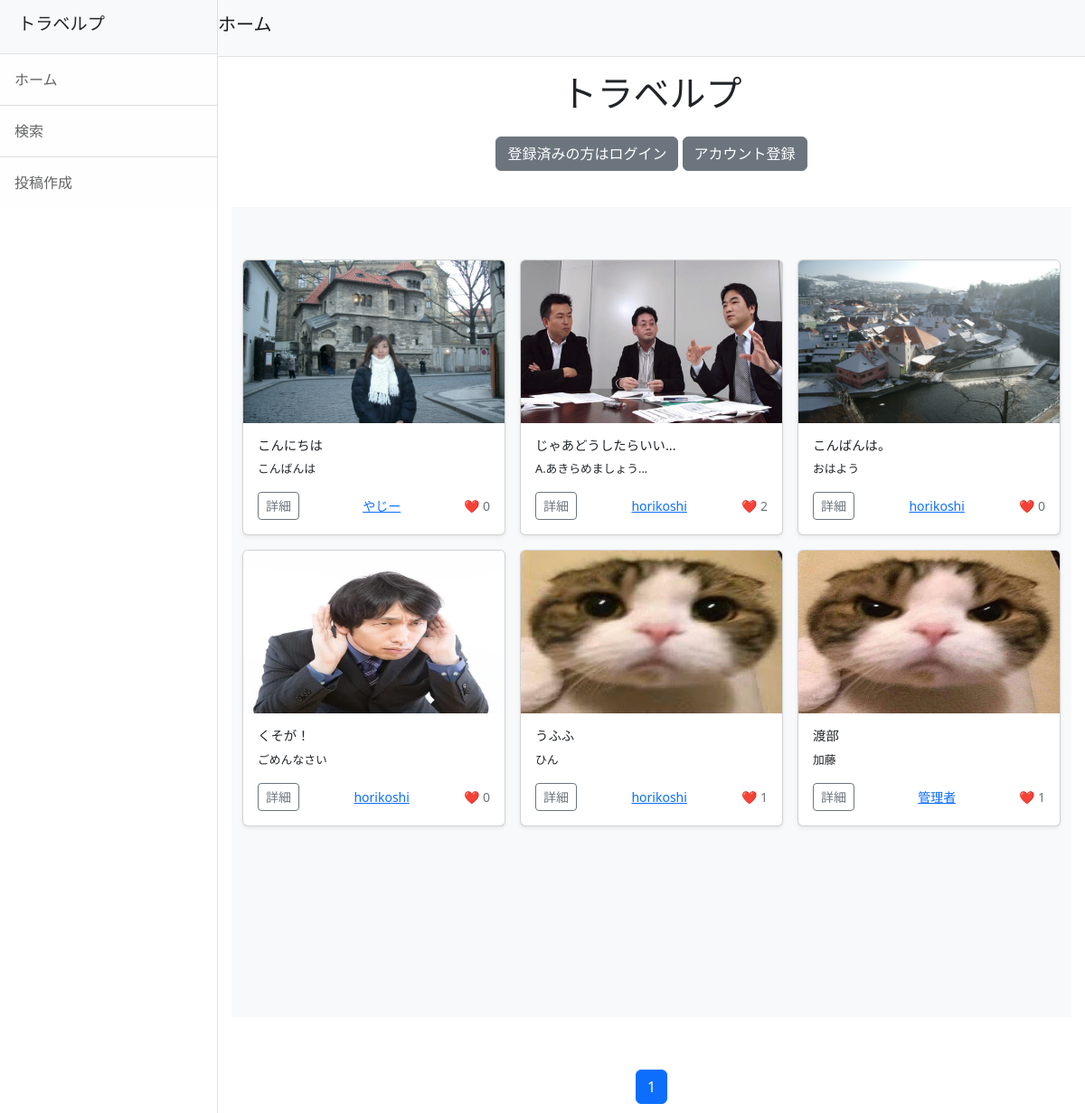
The page / on the database its author committed.
### travelp/models.py (models this page shows, shortened)
class Post(models.Model):
    user = models.ForeignKey(CustomUser, on_delete=models.SET_NULL, null=True, blank=True)
    title = models.CharField(max_length=200)
    comment = models.TextField()
    created_at = models.DateTimeField(auto_now_add=True)
    caption = models.TextField(verbose_name='場所', blank=True)
    fundraising = models.BooleanField(default=False)
    latitude = models.DecimalField(max_digits=15, decimal_places=11, null=True, blank=True)  # 緯度
    longitude = models.DecimalField(max_digits=15, decimal_places=11, null=True, blank=True)  # 経度
    def like_count(self):
        return self.likes.count()  # 投稿に対する「いいね」の数を返す

class PostImage(models.Model):
    post = models.ForeignKey(Post, related_name='images', on_delete=models.CASCADE)
    image = models.ImageField(upload_to='photos')

### accounts/models.py (models this page shows, shortened)
class CustomUser(AbstractUser):
    pass
    nickname = models.CharField(max_length=150, blank=True, null=True)
    profile_image = models.ImageField(upload_to='profile_images/', null=True, blank=True)
    profile_description = models.TextField(null=True, blank=True)

### travelp/views.py (the view)
# urls.py: path('', views.IndexView.as_view(), name='index'),
class IndexView(ListView):
    template_name = 'index.html'
    queryset = Post.objects.order_by('-created_at')
    paginate_by = 6
    from django.shortcuts import render

### travelp/templates/index.html (shortened to what this page needs)
{% extends 'base.html' %}
{% block content %}
<div style="text-align: center;">
    {% include "posts_title.html" %}
</div>
{% include "posts_list.html" %}
{% endblock %}

### travelp/templates/base.html (shortened to what this page needs)
{% load static %}
<!DOCTYPE html>
<html lang="ja">
    <head>
        <link href="{% static 'css/styles.css' %}" rel="stylesheet" />
        <link rel="stylesheet" href="https://unpkg.com/leaflet@1.7.1/dist/leaflet.css" />
    </head>
    <body class="{% if request.user.is_staff %} dark-mode {% endif %}">
        <div class="d-flex" id="wrapper">
            <div class="border-end bg-white" id="sidebar-wrapper">
                <div class="sidebar-heading border-bottom bg-light">
                    <h1 class="navbar-brand">トラベルプ</h1>
                </div>
                <div class="list-group list-group-flush">
                    <a class="list-group-item list-group-item-action list-group-item-light p-3" href="{% url 'travelp:index' %}">ホーム</a>
                    <a class="list-group-item list-group-item-action list-group-item-light p-3" href="{% url 'travelp:search' %}">検索</a>
                    <a class="list-group-item list-group-item-action list-group-item-light p-3" href="{% url 'travelp:post' %}">投稿作成</a>
                </div>
            </div>
            <div id="page-content-wrapper">
                <nav class="navbar navbar-expand-lg navbar-light bg-light border-bottom d-flex justify-content-between">
                    <h1 class="navbar-brand">{% block header %}ホーム{% endblock %}</h1>
                </nav>
                <div class="container-fluid">
                    {% block content %}{% endblock %}
                    <div class="d-flex justify-content-center mt-5">
                        {% include 'pagination.html' %}
                    </div>
                </div>
            </div>
        </div>
    </body>
</html>

### travelp/templates/posts_title.html (shortened to what this page needs)
<section class="py-2">
  <div class="row py-lg-2">
    <div class="col-lg-6 col-md-8 mx-auto">
      <h1 class="fw-light"> トラベルプ</h1>
      <p>
        {% if user.is_authenticated %}
        <a href="{% url 'travelp:post' %}"
           class="btn btn-primary my-2">投稿する</a>
        <a href="{% url 'accounts:logout' %}"
           class="btn btn-secondary my-2">ログアウト</a>
        {% else %}
        <a href="{% url 'accounts:login' %}"
           class="btn btn-secondary my-2">登録済みの方はログイン</a>
        <a href="{% url 'accounts:signup' %}"
           class="btn btn-secondary my-2">アカウント登録</a>
        {% endif %}
      </p>
    </div>
  </div>
</section>

### travelp/templates/posts_list.html (shortened to what this page needs)
<div class="album py-5 bg-light">
  <div class="container">
    <div class="row g-3 justify-content-center">
      {% for post in object_list %}
        <div class="col-sm-6 col-md-4 d-flex" style="max-width: 350px;">
          <div class="card shadow-sm w-100" style="min-height: 250px;">
            <img id="main-image" src="{{ post.images.first.image.url }}" class="bd-placeholder-img card-img-top" width="100%" height="180" alt="投稿画像">
            <div class="card-body d-flex flex-column">
              <h5 class="card-title" style="font-size: 0.9rem;">{{ post.title|slice:":10" }}{% if post.title|length > 10 %}...{% endif %}</h5>
              <p class="card-text flex-grow-1" style="font-size: 0.8rem;">{{ post.comment|slice:":10" }}{% if post.comment|length > 10 %}...{% endif %}</p>
              <div class="d-flex justify-content-between align-items-center">
                <a href="{% url 'travelp:post_detail' post.pk %}" class="btn btn-sm btn-outline-secondary">詳細</a>
                <small class="text-muted">
                  {% if request.user == post.user %}
                    <a href="{% url 'travelp:myprofile' %}">
                      {% if post.user.nickname %}
                        {{ post.user.nickname }}
                      {% else %}
                        {{ post.user.username }}
                      {% endif %}
                    </a>
                  {% else %}
                    <a href="{% url 'travelp:user_profile' post.pk %}">
                      {% if post.user.nickname %}
                        {{ post.user.nickname }}
                      {% else %}
                        {{ post.user.username }}
                      {% endif %}
                    </a>
                  {% endif %}
                </small>
                <small class="text-muted">❤️ {{ post.like_count }}</small>
              </div>
            </div>
          </div>
        </div>
      {% endfor %}
    </div>
  </div>
</div>

### travelp/templates/pagination.html (shortened to what this page needs)
<ul class="pagination" style="justify-content:center">
    {% for num in page_obj.paginator.page_range %}
        {% if page_obj.number == num %}
        <li class="page-item active">
            <span class="page-link">{{ num }}</span>
        </li>
        {% else %}
        <li class="page-item">
            <a class="page-link" href="?page={{ num }}">{{ num }}</a>
        </li>
        {% endif %}
    {% endfor %}
</ul>

### rows shown on the page
Post: images.first.image (picture), title "こんにちは", comment "こんばんは", user.nickname "やじー", like_count "0"
Post: images.first.image (picture), title "じゃあどうしたらいい", comment "A.あきらめましょう", user.username "horikoshi", like_count "2"
Post: images.first.image (picture), title "こんばんは。", comment "おはよう", user.username "horikoshi", like_count "0"
Post: images.first.image (picture), title "くそが！", comment "ごめんなさい", user.username "horikoshi", like_count "0"
Post: images.first.image (picture), title "うふふ", comment "ひん", user.username "horikoshi", like_count "1"
Post: images.first.image (picture), title "渡部", comment "加藤", user.nickname "管理者", like_count "1"

### other values the page prints
{{ num }} "1"
